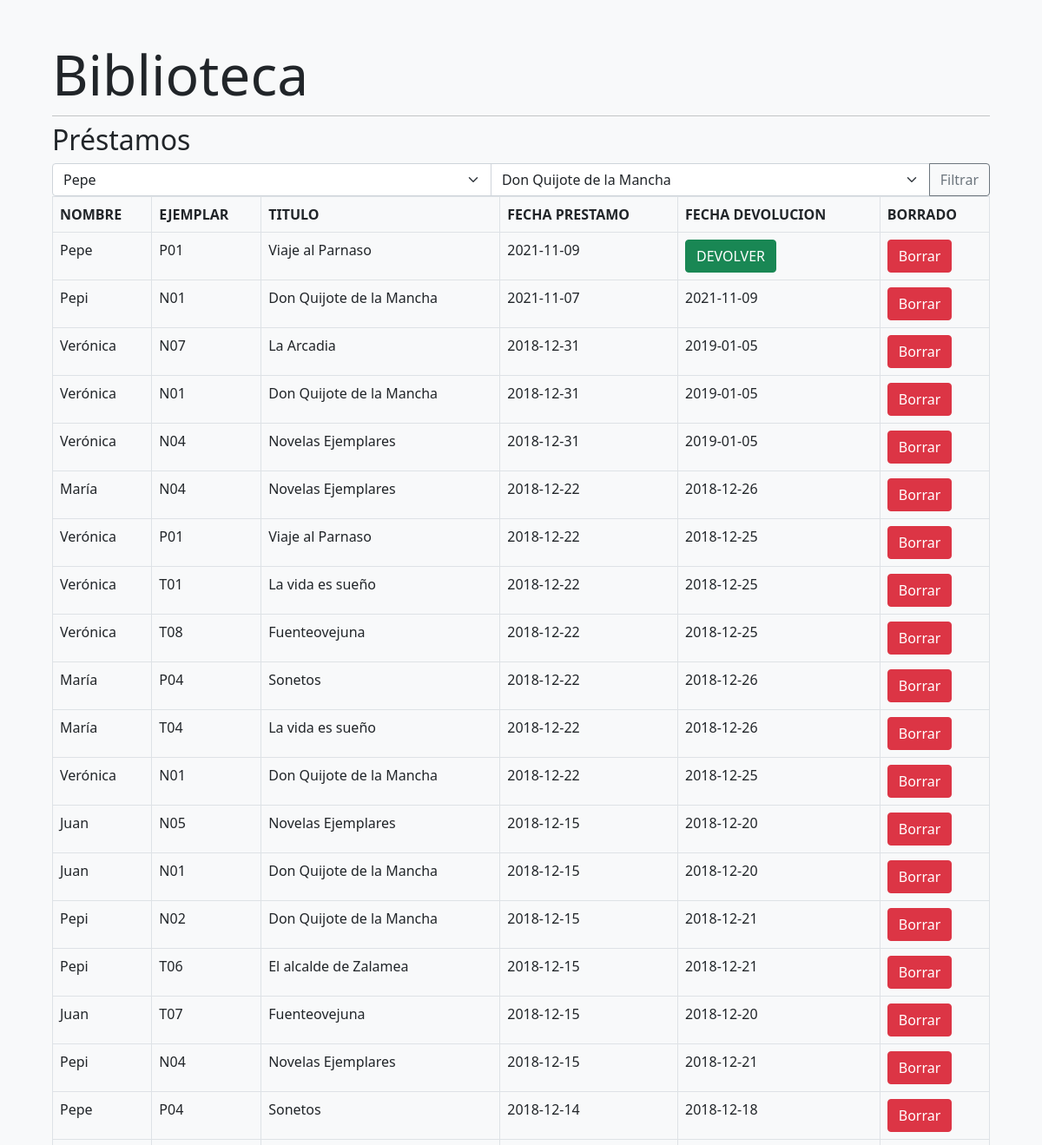
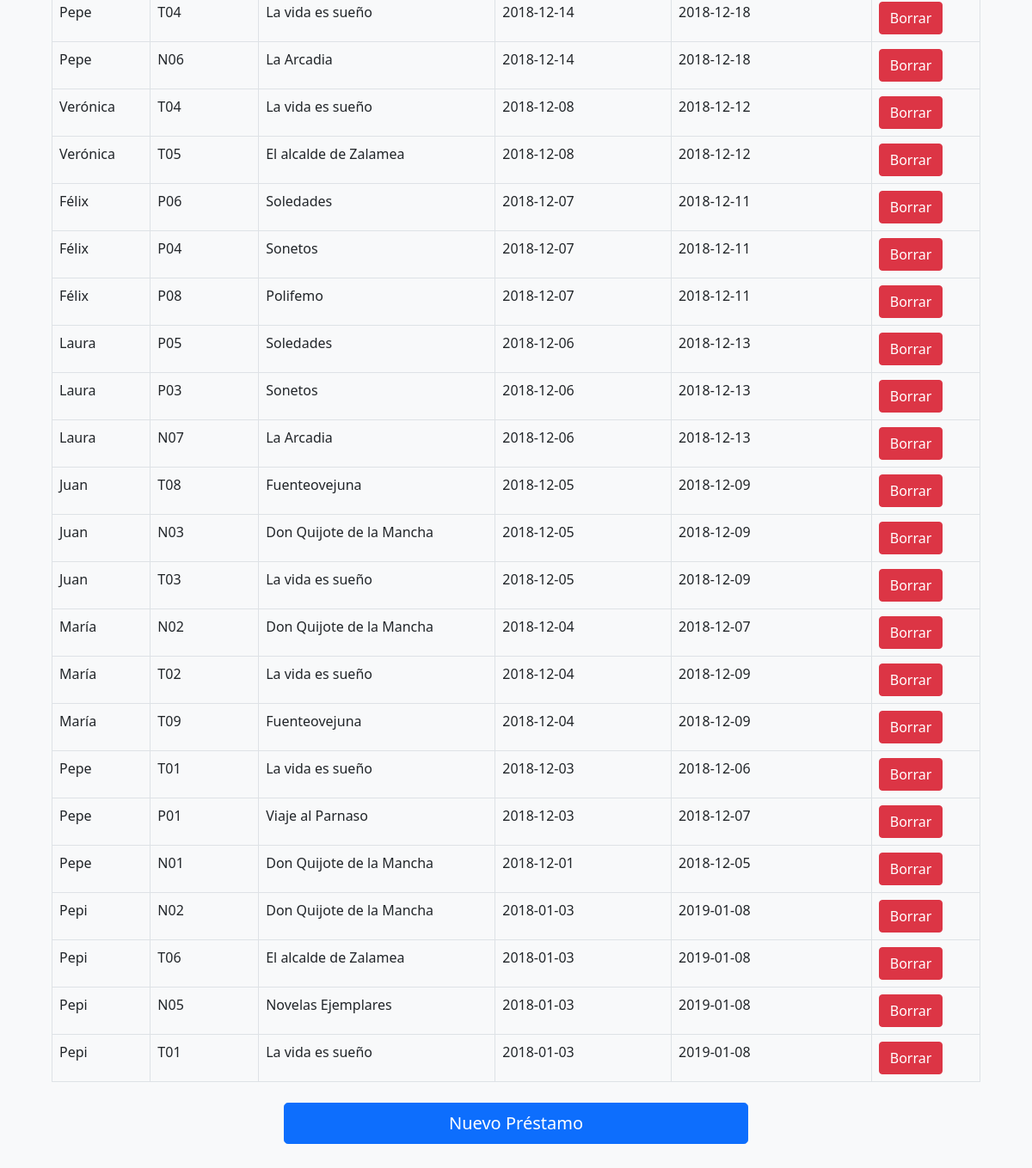
The page / on the database its author committed (2 pictures, top to bottom).
### tables this page shows
CREATE TABLE `Socios` (
  `soc_id` int NOT NULL,
  `soc_dni` varchar(9) NOT NULL,
  `soc_nombre` varchar(20) NOT NULL,
  `soc_ciudad` varchar(15) NOT NULL
);

CREATE TABLE `Prestamos` (
  `pre_id` int NOT NULL,
  `pre_fecha` date NOT NULL,
  `pre_devolucion` date DEFAULT NULL,
  `pre_socio` int NOT NULL,
  `pre_ejemplar` varchar(15) NOT NULL
);

CREATE TABLE `Libros` (
  `lib_titulo` varchar(50) NOT NULL,
  `lib_genero` varchar(30) NOT NULL,
  `lib_autor` int NOT NULL,
  `lib_isbn` varchar(13) NOT NULL
);

### index.php (the view, shortened to what this page needs)
<!DOCTYPE html>
<?php
function connect() {
    $link = mysqli_connect('localhost', 'super', '123456', 'biblioteca');
    return $link;
}
?>
<html>
    <head>
        <link rel="stylesheet" href="https://cdn.jsdelivr.net/npm/bootstrap@5.0.2/dist/css/bootstrap.min.css">
    </head>
    <body>
        <div class="p-5  bg-light">
            <div class="container">
                <h1 class="display-3">Biblioteca</h1>
                <hr class="my-2">
                <h2>Préstamos</h2>
                <form action="filtrar.php" method="POST">
                    <div class="input-group">
                        <select class="form-select" id="inputGroupSelect04" name="socio">
                            <?php include("filtro_socio.php"); ?>
                        </select>
                        <select class="form-select" id="inputGroupSelect04" name="libro">
                            <?php include("filtro_libro.php"); ?>
                        </select>
                        <input class="btn btn-outline-secondary" type="submit" name="filtrar" value="Filtrar">
                    </div>
                </form>
                <?php
                $link = connect();
                $consulta = "SELECT  soc_nombre , pre_ejemplar, lib_titulo,pre_fecha , pre_devolucion, pre_id
                    FROM socios JOIN prestamos ON (soc_id=pre_socio)
                    JOIN ejemplares ON (pre_ejemplar=eje_signatura)
                    JOIN libros ON (eje_libro=lib_isbn)
                    ORDER BY pre_fecha DESC";
                $resultado = mysqli_query($link, $consulta);
                echo '<table class="table table-bordered">';
                echo '<tr><th>NOMBRE</th><th>EJEMPLAR</th><th>TITULO</th><th>FECHA PRESTAMO</th><th>FECHA DEVOLUCION</th><th>BORRADO</th></tr>';
                while ($fila = mysqli_fetch_row($resultado)) {
                    echo '<tr><td>' . $fila[0] . '</td><td>' . $fila[1] . '</td><td>' . $fila[2] . '</td><td>' . $fila[3] . '</td>';
                    if ($fila[4] == null) {
                        echo '</td><td>';
                        echo '<form action="index.php" method="post">';
                        echo '<input class="btn btn-success" type="submit" value="DEVOLVER">';
                        echo '</form>';
                    } else {
                        echo '</td><td>' . $fila[4] . '</td>';
                    }
                    echo '<td>';
                    echo '<form action="delete.php?var=cancelar&id=1" method="post"> ';
                    echo '<input class="btn btn-danger" type="submit" name="Borrar" value="Borrar">';
                    echo '</form>';
                    echo '</td><tr>';
                }
                echo '</table>';
                ?>
                <div class="d-grid gap-2 col-6 mx-auto" action="index.php" method="post">
                    <a class="btn btn-primary btn-lg my-2 " href="insert.php" role="button">Nuevo Préstamo</a>
                </div>
            </div>
        </div>
    </body>
</html>

### filtro_socio.php (shortened to what this page needs)
<?php
    $link = new mysqli('localhost', 'super', '123456', 'biblioteca');
?>
<?php
$sql="SELECT soc_id,soc_nombre FROM socios";
$resultado=$link->query($sql);
if($resultado){
while($fila=$resultado->fetch_row()){
    echo "<option value='$fila[0]'>$fila[1]</option>";
}
}else{
echo "Error en la consulta";
}
?>

### filtro_libro.php (shortened to what this page needs)
<?php
    $link = new mysqli('localhost', 'super', '123456', 'biblioteca');
?>
<?php
$sql="SELECT lib_titulo FROM libros";
$resultado=$link->query($sql);
if($resultado){
while($fila=$resultado->fetch_row()){
    echo "<option value='$fila[0]'>$fila[0]</option>";
}
}else{
echo "Error en la consulta";
}
?>

### rows shown on the page
socios: soc_nombre "Pepe", prestamos.pre_ejemplar "P01", libros.lib_titulo "Viaje al Parnaso", prestamos.pre_fecha "2021-11-09", prestamos.pre_ejemplar "P04", libros.lib_titulo "Sonetos", prestamos.pre_fecha "2018-12-14", prestamos.pre_devolucion "2018-12-18", prestamos.pre_ejemplar "T04", libros.lib_titulo "La vida es sueño", prestamos.pre_ejemplar "N06", libros.lib_titulo "La Arcadia", prestamos.pre_ejemplar "T01", prestamos.pre_fecha "2018-12-03", prestamos.pre_devolucion "2018-12-06", prestamos.pre_devolucion "2018-12-07", prestamos.pre_ejemplar "N01", libros.lib_titulo "Don Quijote de la Mancha", prestamos.pre_fecha "2018-12-01", prestamos.pre_devolucion "2018-12-05"
socios: soc_nombre "Pepi", prestamos.pre_ejemplar "N01", libros.lib_titulo "Don Quijote de la Mancha", prestamos.pre_fecha "2021-11-07", prestamos.pre_devolucion "2021-11-09", prestamos.pre_ejemplar "N02", prestamos.pre_fecha "2018-12-15", prestamos.pre_devolucion "2018-12-21", prestamos.pre_ejemplar "T06", libros.lib_titulo "El alcalde de Zalamea", prestamos.pre_ejemplar "N04", libros.lib_titulo "Novelas Ejemplares", prestamos.pre_fecha "2018-01-03", prestamos.pre_devolucion "2019-01-08", prestamos.pre_ejemplar "N05", prestamos.pre_ejemplar "T01", libros.lib_titulo "La vida es sueño"
socios: soc_nombre "Verónica", prestamos.pre_ejemplar "N07", libros.lib_titulo "La Arcadia", prestamos.pre_fecha "2018-12-31", prestamos.pre_devolucion "2019-01-05", prestamos.pre_ejemplar "N01", libros.lib_titulo "Don Quijote de la Mancha", prestamos.pre_ejemplar "N04", libros.lib_titulo "Novelas Ejemplares", prestamos.pre_ejemplar "P01", libros.lib_titulo "Viaje al Parnaso", prestamos.pre_fecha "2018-12-22", prestamos.pre_devolucion "2018-12-25", prestamos.pre_ejemplar "T01", libros.lib_titulo "La vida es sueño", prestamos.pre_ejemplar "T08", libros.lib_titulo "Fuenteovejuna", prestamos.pre_ejemplar "T04", prestamos.pre_fecha "2018-12-08", prestamos.pre_devolucion "2018-12-12", prestamos.pre_ejemplar "T05", libros.lib_titulo "El alcalde de Zalamea"
socios: soc_nombre "María", prestamos.pre_ejemplar "N04", libros.lib_titulo "Novelas Ejemplares", prestamos.pre_fecha "2018-12-22", prestamos.pre_devolucion "2018-12-26", prestamos.pre_ejemplar "P04", libros.lib_titulo "Sonetos", prestamos.pre_ejemplar "T04", libros.lib_titulo "La vida es sueño", prestamos.pre_ejemplar "N02", libros.lib_titulo "Don Quijote de la Mancha", prestamos.pre_fecha "2018-12-04", prestamos.pre_devolucion "2018-12-07", prestamos.pre_ejemplar "T02", prestamos.pre_devolucion "2018-12-09", prestamos.pre_ejemplar "T09", libros.lib_titulo "Fuenteovejuna"
socios: soc_nombre "Juan", prestamos.pre_ejemplar "N05", libros.lib_titulo "Novelas Ejemplares", prestamos.pre_fecha "2018-12-15", prestamos.pre_devolucion "2018-12-20", prestamos.pre_ejemplar "N01", libros.lib_titulo "Don Quijote de la Mancha", prestamos.pre_ejemplar "T07", libros.lib_titulo "Fuenteovejuna", prestamos.pre_ejemplar "T08", prestamos.pre_fecha "2018-12-05", prestamos.pre_devolucion "2018-12-09", prestamos.pre_ejemplar "N03", prestamos.pre_ejemplar "T03", libros.lib_titulo "La vida es sueño"
socios: soc_nombre "Félix", prestamos.pre_ejemplar "P06", libros.lib_titulo "Soledades", prestamos.pre_fecha "2018-12-07", prestamos.pre_devolucion "2018-12-11", prestamos.pre_ejemplar "P04", libros.lib_titulo "Sonetos", prestamos.pre_ejemplar "P08", libros.lib_titulo "Polifemo"
socios: soc_nombre "Laura", prestamos.pre_ejemplar "P05", libros.lib_titulo "Soledades", prestamos.pre_fecha "2018-12-06", prestamos.pre_devolucion "2018-12-13", prestamos.pre_ejemplar "P03", libros.lib_titulo "Sonetos", prestamos.pre_ejemplar "N07", libros.lib_titulo "La Arcadia"

### other values the page prints
form field socio "Pepe"
form field libro "Don Quijote de la Mancha"
